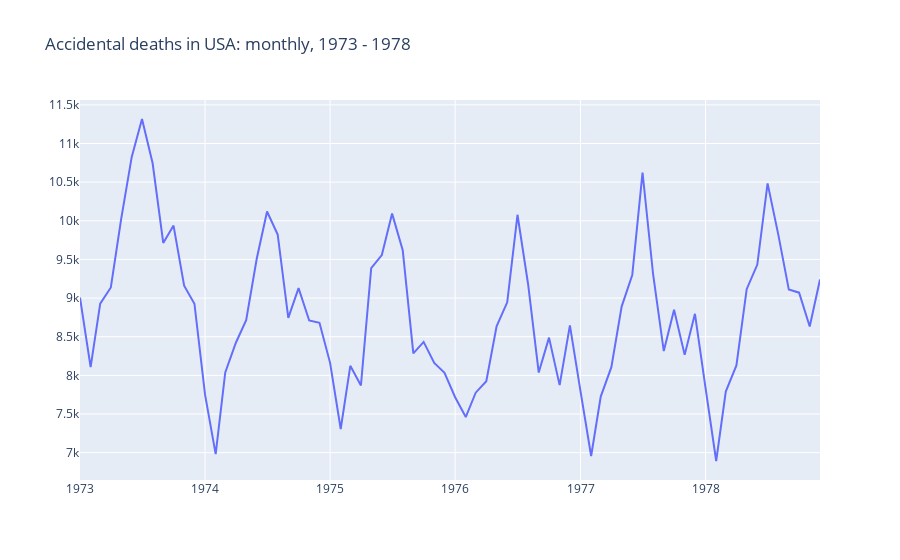

This figure's notebook cell:
### Code cell
dataset = pd.read_csv('accidental-deaths-in-usa-monthly.csv', index_col=['Month'], parse_dates=['Month'])
plotly_df(dataset, title = "Accidental deaths in USA: monthly, 1973 - 1978")
